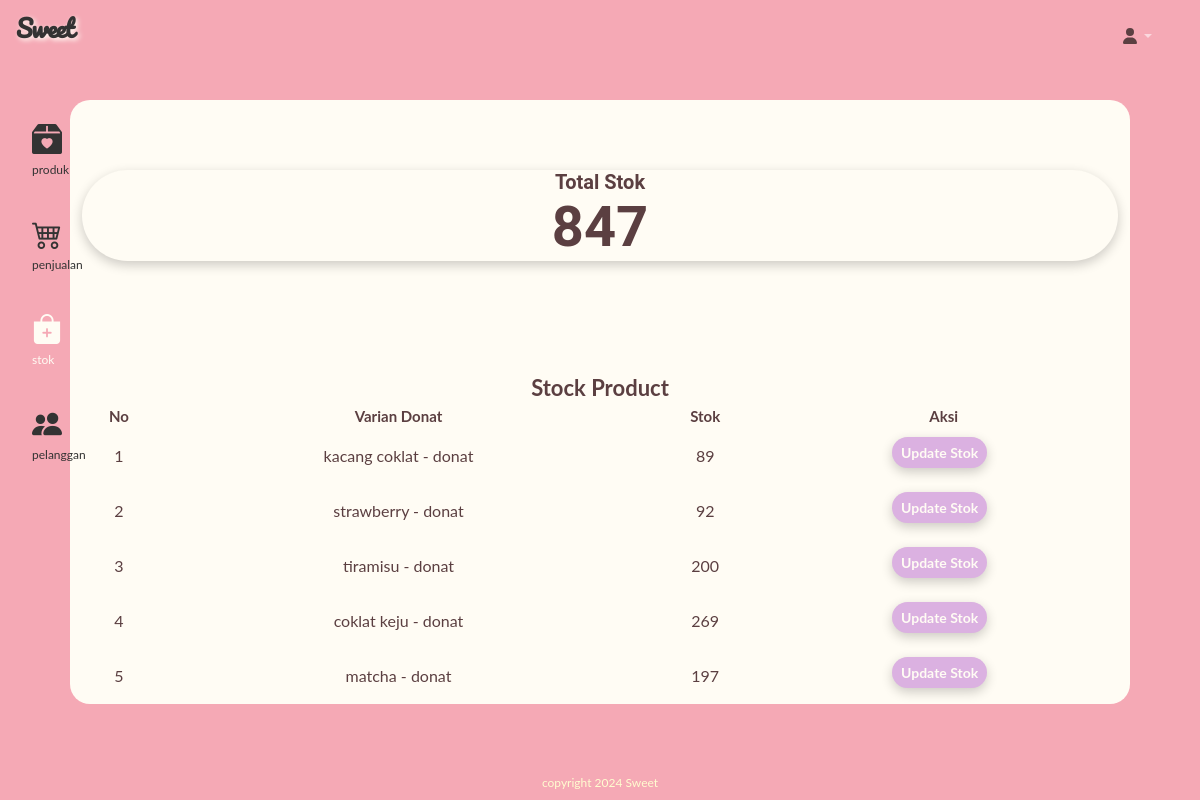
The page /views/stock.php on the database its author committed.
### tables this page shows
CREATE TABLE `produk` (
  `idproduk` int(11) NOT NULL,
  `namaproduk` varchar(255) NOT NULL,
  `harga` decimal(10,0) NOT NULL,
  `stok` int(11) NOT NULL,
  `deskripsi` text NOT NULL
);

### views/stock.php (the view, shortened to what this page needs)
<?php
include_once "template/header.php";
include_once "template/sidebar.php";
$getTotalStock = mysqli_query($c, "SELECT SUM(stok) AS total_stok FROM produk");
$totalStockData = mysqli_fetch_assoc($getTotalStock);
$totalStock = $totalStockData['total_stok'];
?>
<main>
    <div class="container-fluid " style="background-color: #FFFCF4;  max-width: 1060px;
            border-radius: 20px;">
        <div class="row">
            <div class="col-md-12">
                <div
                    style="background-color: #FFFCF4; margin-bottom: 50px; margin-top: 70px; color: #5B3F41; box-shadow: 0 4px 12px rgba(0, 0, 0, 0.2); border-radius: 60px;">
                    <div class="card-body text-center">
                        <h5 class="card-title"
                            style="font-family: 'Roboto', sans-serif; color: #5B3F41; font-weight: bold;">
                            Total Stok
                        </h5>
                        <p style="font-family: 'Roboto', sans-serif; font-weight: bold;" class="card-text display-4">
                            <?= $totalStock; ?>
                        </p>
                    </div>
                </div>
            </div>
        </div>
        <div class="table-container" style="margin-top: 60px;">
            <center><b style="color: #5B3F41; font-size: 22px;">Stock Product</b></center>
            <div class="body">
                <table id="datatablesSimple">
                    <thead>
                        <tr class="text-nowrap">
                            <th scope="col">
                                <center>
                                    <div style="color: #5B3F41;">
                                        No
                                    </div>
                                </center>
                            </th>
                            <th>
                                <div style="color: #5B3F41; text-align: center;">Varian Donat</div>
                            </th>
                            <th>
                                <div style="color: #5B3F41; text-align: center;">Stok<div>
                            </th>
                            <th>
                                <div style="color: #5B3F41; text-align: center;">Aksi</div>
                            </th>
                        </tr>
                    </thead>
                    <tbody>
                        <?php
                        $get = mysqli_query($c, "SELECT * FROM produk");
                        $no = 1;
                        while ($p = mysqli_fetch_array($get)) {
                            $idproduk = $p['idproduk'];
                            $namaproduk = $p['namaproduk'];
                            $stok = $p['stok'];
                            ?>
                            <tr>
                                <td>
                                    <div style="color: #5B3F41;">
                                        <?= $no++; ?>
                                    </div>
                                </td>
                                <td>
                                    <div style="color: #5B3F41;">
                                        <?= $namaproduk; ?> - donat
                                    </div>
                                </td>
                                <td>
                                    <div style="color: #5B3F41;">
                                        <?= $stok; ?>
                                    </div>
                                </td>
                                <td>
                                    <button class="btn mb-2 btn-sm btn-satu me-2" data-bs-toggle="modal"
                                        data-bs-target="#edit<?= $idproduk; ?>">Update
                                        Stok</button>
                                </td>
                            </tr>
                        <?php } ?>
                    </tbody>
                </table>
            </div>
        </div>
    </div>
</main>
<?php
include_once "template/footer.php";
?>
</div>
</body>
</html>

### css/produk.css (style rules this page uses)
.btn-satu { transition: transform 0.3s; border-radius: 100px; box-shadow: 0 4px 12px rgba(0, 0, 0, 0.2); background-color: #DBB1E1; color: #FFFCF4; font-weight: bold; }

### views/template/header.php (style rules this page uses)
body { overflow-x: hidden; }

### views/template/sidebar.php (style rules this page uses)
body { margin: 0; font-family: "Lato", sans-serif; }

### views/stock.php (style rules this page uses)
.table-container table { border-collapse: collapse; width: 100%; }
.table-container td { border: none; padding: 8px; text-align: center; }
.table-container th { color: #5B3F41; font-size: 15px; text-align: center; }

### rows shown on the page
produk: namaproduk "kacang coklat", stok "89"
produk: namaproduk "strawberry", stok "92"
produk: namaproduk "tiramisu", stok "200"
produk: namaproduk "coklat keju", stok "269"
produk: namaproduk "matcha", stok "197"

### other values the page prints
$totalStock "847"
